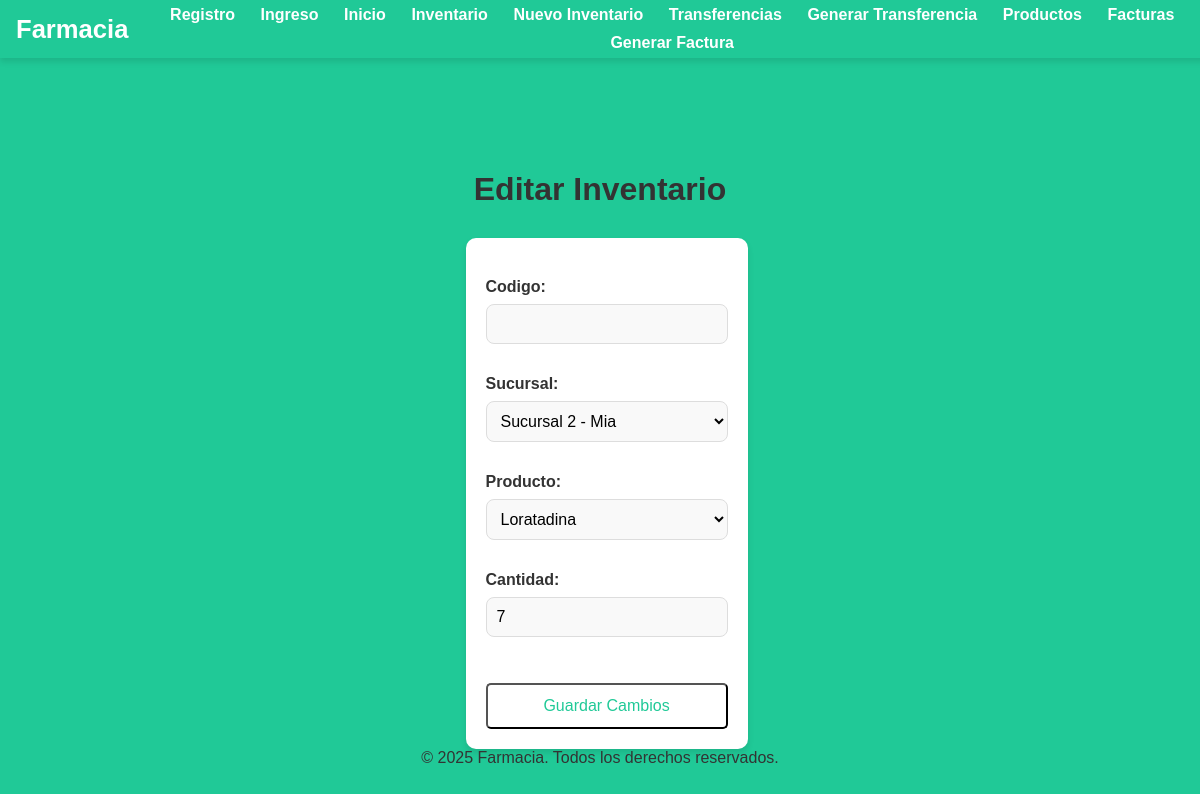
Before: /inventario/editar/2/ with the older database file.
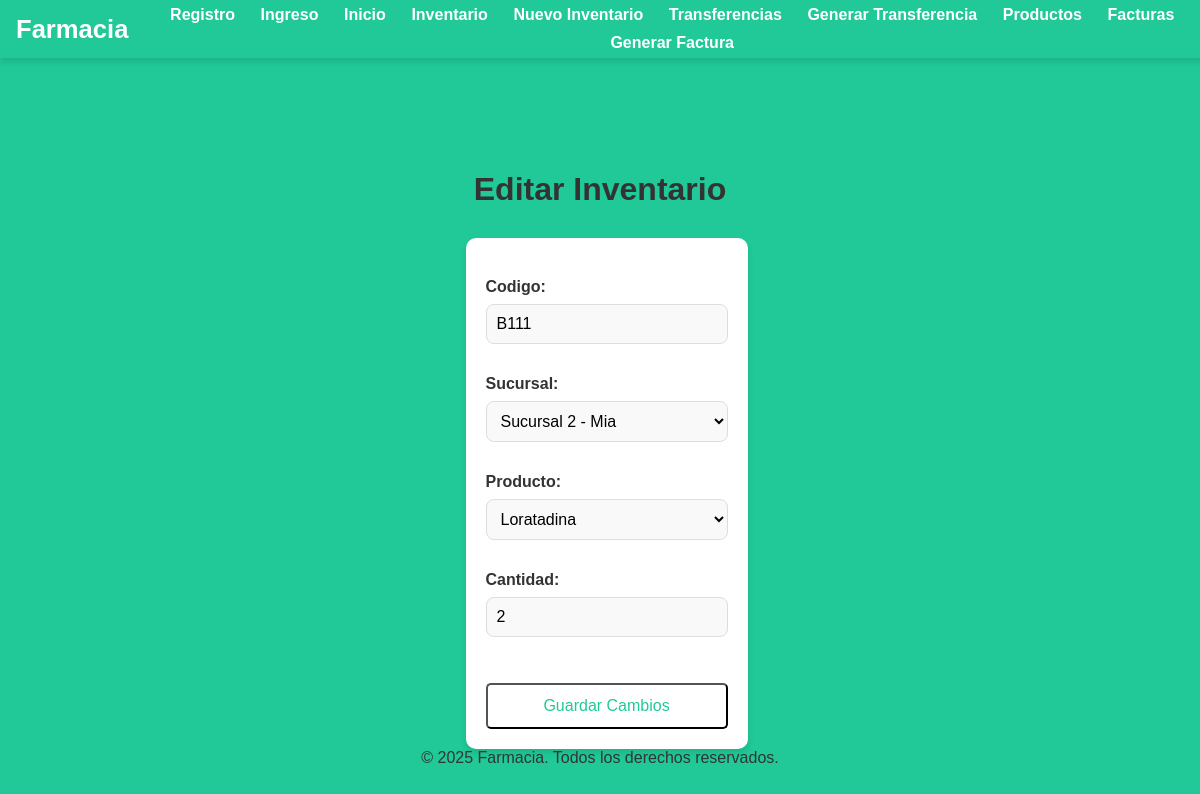
After: the same page with the newer database file.
### Farmacia/models.py (models this page shows, shortened)
class Inventario(models.Model):
    codigo = models.CharField(max_length=10, unique=True, null=True)
    sucursal = models.ForeignKey(Sucursal, related_name='inventario_list', on_delete=models.CASCADE, null=True)
    cantidad = models.PositiveIntegerField(default=0)
    producto= models.ForeignKey(Producto, on_delete=models.CASCADE, null=True)

### Farmacia/views.py (the view, shortened to what this page needs)
# urls.py: path('inventario/editar/<int:pk>/', views.GestionInventarioUpdateView.as_view(), name='editar_inventario'),
class GestionInventarioUpdateView(UpdateView):
    model = Inventario
    form_class = InventarioForm
    template_name = 'editar_inventario.html'
    success_url = reverse_lazy('gestion_inventario')

### Farmacia/forms.py
class InventarioForm(forms.ModelForm):
    class Meta:
        model = Inventario
        fields = ['codigo', 'sucursal', 'producto', 'cantidad']

### Farmacia/models.py (called while the page is built)
    def __str__(self):
        return f"Sucursal {self.numero} - {self.farmacia.nombre}"

    def __str__(self):
        return self.nombre

### templates/editar_inventario.html (shortened to what this page needs)
{% load static %}
<!DOCTYPE html>
<html lang="es">
<head>
    <link rel="stylesheet" href="{% static 'css/styles.css' %}?v=2">
</head>
<body>
    <header>
        <h1>Farmacia</h1>
        <nav>
            <ul>
                <li><a href="/registro/">Registro</a></li>
                <li><a href="/login/">Ingreso</a></li>
                <li><a href="/inicio/">Inicio</a></li>
                <li><a href="/inventario/">Inventario</a></li>
                <li><a href="/inventario/nuevo/">Nuevo Inventario</a></li>
                <li><a href="/transferencias/">Transferencias</a></li>
                <li><a href="/transferencias/crear/">Generar Transferencia</a></li>
                <li><a href="/productos/">Productos</a></li>
                <li><a href="/facturas/">Facturas</a></li>
                <li><a href="/factura/crear/">Generar Factura</a></li>
            </ul>
        </nav>
    </header>
    <main>
        <h1>Editar Inventario</h1>
<div class="form-container">
    <form method="post">
        {{ form.as_p }}
        <button type="submit" class="btn">Guardar Cambios</button>
    </form>
</div>
    </main>
    <footer>
        &copy; 2025 Farmacia. Todos los derechos reservados.
    </footer>
</body>
</html>

Changed rows visible on the page:
changed Inventario "Sucursal 2 - Mia": codigo (not shown) → "B111"; cantidad "7" → "2"
